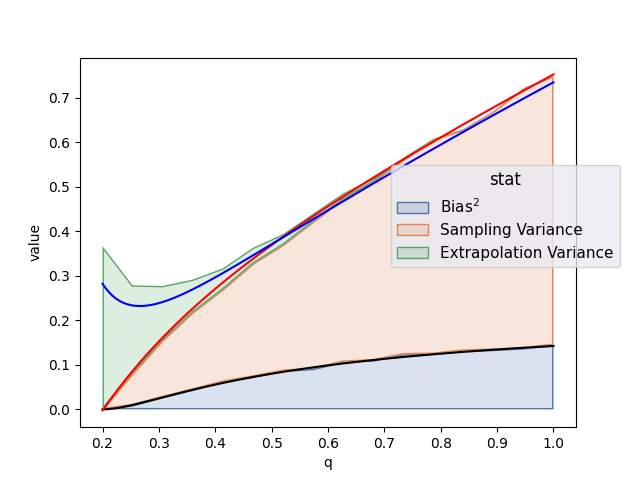

This chart was generated by the following Python code:
import seaborn.objects as so
import pandas as pd
import pickle

import matplotlib.pyplot as plt
import numpy as np

from itertools import combinations

file = open('../Experiments/fit_poly.pkl', 'rb')
data,L,Lj,Ljjp,Cl = pickle.load(file)
file.close()

df = pd.DataFrame(data)

def aggregate_stats(x):
    d = {}
    d['bias^2'] = x['tte_hat'].mean()**2
    d['variance'] = x['tte_hat'].var()
    return pd.Series(d, index=['bias^2', 'variance'])

df = df[df['nc'] == 20].drop(['nc'],axis=1) 

df = (
    df.groupby(['q','est'])                              # consider each set of parameters separately
    .apply(aggregate_stats,include_groups=False)                     # calculate bias and variance
    .reset_index()
    .pivot(index=['q'], columns=['est'])                 # columns for overall / conditional variance
    .pipe(lambda s: s.set_axis(s.columns.map('_'.join), axis=1))     # fix column naming
    .reset_index()
    .drop(['bias^2_exp'],axis=1)                                     # remove redundant bias column
    .rename(columns={'bias^2_real': 'Bias$^2$', 
                     'variance_exp': 'Sampling Variance', 
                     'variance_real': 'Extrapolation Variance'})
)

df['Extrapolation Variance'] = (df['Extrapolation Variance'] - df['Sampling Variance']) #* df['q']**2
#df = df.drop(['Bias$^2$'], axis=1)
df = df.melt(                                             # rows for each stat to allow for stack plot 
    id_vars=['q'], 
    value_vars=['Bias$^2$','Sampling Variance','Extrapolation Variance'],
    #value_vars=['Sampling Variance','Extrapolation Variance'],
    var_name='stat', 
    value_name='value')

plot = (
    so.Plot(df, x='q', y='value', color='stat')
    .add(so.Area(), so.Stack())
    .layout(size=(6,4))
)

f, ax = plt.subplots()

n = 10312
nc = 20
p = 0.2

e1 = sum([L[frozenset([i])]**2 for i in range(nc)])
e2 = 2*sum([L[frozenset([i,ip])]**2 for (i,ip) in combinations(list(range(nc)),2)])
e3 = sum([(L[frozenset([i])] + L[frozenset([ip])]) * L[frozenset([i,ip])] for (i,ip) in combinations(list(range(nc)),2)])
e4 = 2*sum([sum([L[frozenset([i,ip])] for ip in range(nc) if ip != i])**2 for i in range(nc)])

a1 = e1
a2 = -e1 + e2 + 2*e3
a3 = -2*e2 - 2*e3 + e4
a4 = -e4

b1 = sum([x**2 for x in Lj])
print("b1",b1)
b2 = sum([x**2 for _,x in Ljjp.items()])
print("b2",b2)

b3 = 0
for C in Cl:
    for j in C:
        b3 += Lj[j] * sum([Ljjp[frozenset([j,jp])] for jp in C if jp != j and frozenset([j,jp]) in Ljjp])
print("b3",b3)

b4 = 0
for C in Cl:
    for j in C:
        b4 += sum([Ljjp[frozenset([j,jp])] for jp in C if jp != j and frozenset([j,jp]) in Ljjp])**2
print("b4",b4)

c1 = 4*b1
print("c1",c1)
c2 = -8*b1+4*b2+4*b3
print("c2",c2)
c2p = -8*b1+4*b3
print("c2p",c2p)
c3 = 5*b1-8*b2-6*b3+2*b4
print("c3",c3)
c4 = -1*b1+5*b2+2*b3-3*b4
print("c4",c4)
c5 = b4-b2
print("c5",c5)

d = 0
for (i,ip) in combinations(list(range(nc)),2):
    d += L[frozenset([i,ip])]
print("d",d)

x = np.linspace(p,1,1000)
y = ((p/x - 1) / n * d)**2
#y1 = a1*x + a2 + y
y1 = 1/n**2*(x/p * a1 + a2 + p/x * a3 + p**2/x**2 * a4) + y
#y1 = 1/(p*n**2) * (1/x**2 * c1 + 1/x * c2 + c3 + x * c4 + x**2 * c5) + y
#y2 = 1/(p*n**2) * (1/x**2 * c1 + 1/x * c2) + y
y3 = 1/(p*n**2) * (1/x**2 * c1 + 1/x * c2p) + y1

ax.plot(x,y,'k')
ax.plot(x,y1,'r')
#ax.plot(x,y2,'b')
ax.plot(x,y3,'b')
plot.on(ax).show()
f.savefig("fit_plot.png")